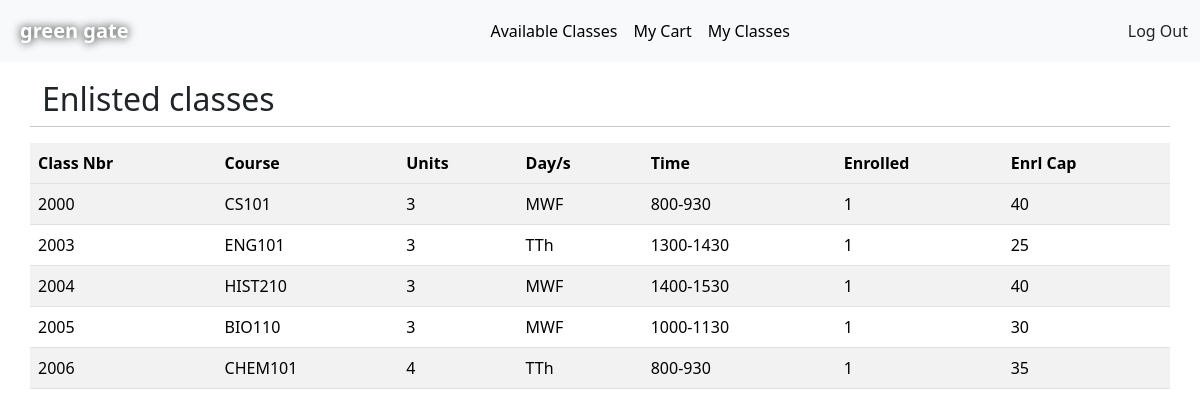
Page /my_classes (signed in) on the committed database.
### tables this page shows
CREATE TABLE classes (
        id INTEGER PRIMARY KEY AUTOINCREMENT,
        course_code TEXT NOT NULL,
        title TEXT NOT NULL,
        description TEXT,
        section TEXT NOT NULL,
        units INTEGER NOT NULL,
        slots INTEGER NOT NULL,
        days TEXT NOT NULL,
        start_time INTEGER NOT NULL,
        end_time INTEGER NOT NULL
    );

### app.py (the view)
@app.route("/my_classes")
@login_required
def my_classes():
    connection = sqlite3.connect('enrollment.db')
    cursor = connection.cursor()
    user_classes = cursor.execute("""
        SELECT c.id,
               c.course_code,
               c.title,
               c.description,
               c.section,
               c.units,
               COUNT(e.id) AS enrolled_count,
               c.slots,
               c.days,
               c.start_time,
               c.end_time
        FROM classes c
        LEFT JOIN enrollments e
               ON c.id = e.class_id AND e.status = 'enrolled'
        WHERE e.student_id = ?
        GROUP BY c.id
        """, (session["user_id"],)).fetchall()
    connection.close()
    return render_template("my_classes.html", user_classes=user_classes)

### app.py (called while the page is built)
def login_required(f):
    @wraps(f)
    def decorated_function(*args, **kwargs):
        if not session["user_id"]:
            return redirect("/login")
        return f(*args, **kwargs)
    return decorated_function

### templates/my_classes.html (shortened to what this page needs)
{% extends "layout.html" %}
{% block body %}
    <div class="container">
        <div class="row">
            <h2 class="heading_with_button">Enlisted classes</h2>
            <hr>
            <table class="table table-striped">
                    <th>Class Nbr</th>
                    <th>Course</th>
                    <th>Units</th>
                    <th>Day/s</th>
                    <th>Time</th>
                    <th>Enrolled</th>
                    <th>Enrl Cap</th>
                <tbody>
                    {% for class in user_classes %}
                        <tr>
                            <td>{{ class[0] }}</td>
                            <td>{{ class[1] }} </td>
                            <td>{{ class[5] }} </td>
                            <td>{{ class[8] }}</td>
                            <td>{{ class[9] }}-{{ class[10] }}</td>
                            <td>{{ class[6] }}</td>
                            <td>{{ class[7] }} </td>
                        </tr>
                    {% endfor %}
                </tbody>
            </table>
        </div>
    </div>
{% endblock %}

### static/styles.css (style rules this page uses)
body { font-family: Helvetica; }
.heading_with_button { display: flex; justify-content: space-between; }

### rows in the picture
classes: id "2000", course_code "CS101", units "3", days "MWF", start_time "800", end_time "930", class "1", slots "40"
classes: id "2003", course_code "ENG101", units "3", days "TTh", start_time "1300", end_time "1430", class "1", slots "25"
classes: id "2004", course_code "HIST210", units "3", days "MWF", start_time "1400", end_time "1530", class "1", slots "40"
classes: id "2005", course_code "BIO110", units "3", days "MWF", start_time "1000", end_time "1130", class "1", slots "30"
classes: id "2006", course_code "CHEM101", units "4", days "TTh", start_time "800", end_time "930", class "1", slots "35"
